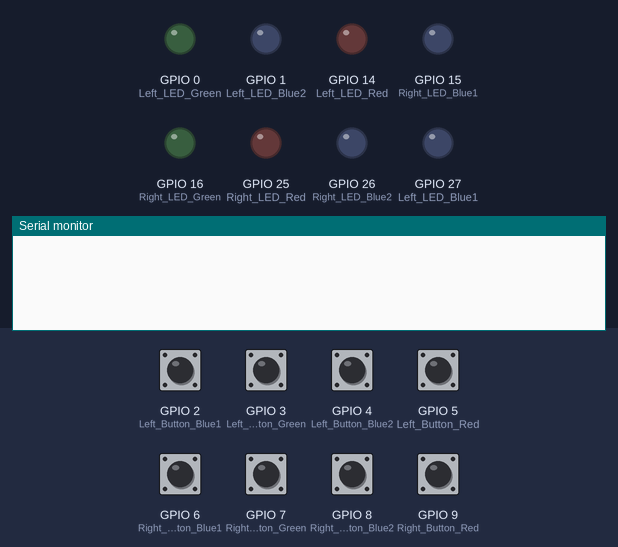
The sketch below on a simulated ESP32. Shown: output pins drawn as LEDs (lit = HIGH), the last lines printed to the serial monitor. Inputs (shaded band) come from the test bench; at power-on: GPIO 2 (Left_Button_Blue1) HIGH, GPIO 3 (Left_Button_Green), GPIO 4 (Left_Button_Blue2), GPIO 5 (Left_Button_Red), GPIO 6 (Right_Button_Blue1), GPIO 7 (Right_Button_Green), GPIO 8 (Right_Button_Blue2), GPIO 9 (Right_Button_Red) LOW.

Above: at 1.2 s.
1.3 s: GPIO 2 (Left_Button_Blue1) pulsed LOW 5 times (0.12 s each, 0.3 s apart)
At 3.7 s:
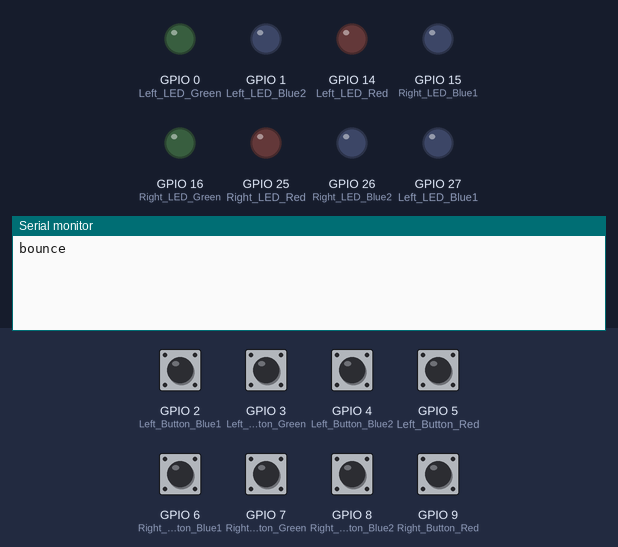
4.3 s: GPIO 2 (Left_Button_Blue1) pulsed LOW 2 times (0.12 s each, 0.3 s apart)
At 5.1 s:
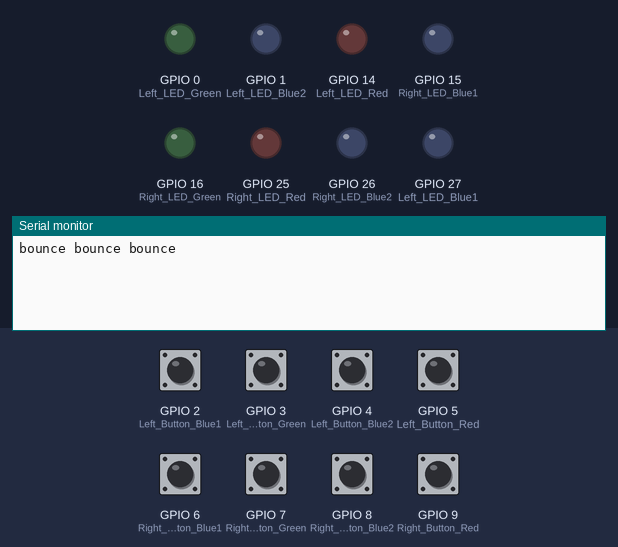

Measured:
- after the input at 1.3 s, the serial monitor: prints a new line after 1.2 s (image 1)
- after the input at 4.3 s, the serial monitor: prints a new line at once (image 2)

The sketch:

MidiControllerButtonSetupRev2.ino
```cpp
#include <Bounce.h>

// This code turns a led on/off through a debounced button
// Build the circuit indicated here: http://arduino.cc/en/Tutorial/Button

// define button pins : parameter # = pin number off schematic
#define Left_Button_Blue1 2
#define Left_Button_Blue2 4
#define Left_Button_Red 5
#define Left_Button_Green 3
#define Right_Button_Blue1 6
#define Right_Button_Blue2 8
#define Right_Button_Red 9
#define Right_Button_Green 7

// define led pins : parameter # = pin number off schematic
#define Left_LED_Blue1 27
#define Left_LED_Blue2 1
#define Left_LED_Red 14
#define Left_LED_Green 0
#define Right_LED_Blue1 15
#define Right_LED_Blue2 26
#define Right_LED_Red 25
#define Right_LED_Green 16

// Instantiate bounce objects : parameter 2 = bounce time in ms
Bounce Left_Button_Blue1_Object = Bounce (Left_Button_Blue1, 5);
Bounce Left_Button_Blue2_Object = Bounce (Left_Button_Blue2, 5);
Bounce Left_Button_Red_Object = Bounce (Left_Button_Red, 5);
Bounce Left_Button_Green_Object = Bounce (Left_Button_Green, 5);
Bounce Right_Button_Blue1_Object = Bounce (Right_Button_Blue1, 5);
Bounce Right_Button_Blue2_Object = Bounce (Right_Button_Blue2, 5);
Bounce Right_Button_Red_Object = Bounce (Right_Button_Red, 5);
Bounce Right_Button_Green_Object = Bounce (Right_Button_Green, 5);

void setup() {

  // Button setup based off defines
  pinMode(Left_Button_Blue1,INPUT_PULLUP);
  pinMode(Left_Button_Blue2,INPUT);
  pinMode(Left_Button_Red,INPUT);
  pinMode(Left_Button_Green,INPUT);
  pinMode(Right_Button_Blue1,INPUT);
  pinMode(Right_Button_Blue2,INPUT);
  pinMode(Right_Button_Red,INPUT);
  pinMode(Right_Button_Green,INPUT);

  // LED setup based off defines
  pinMode(Left_LED_Blue1, OUTPUT);
  pinMode(Left_LED_Blue2, OUTPUT);
  pinMode(Left_LED_Red, OUTPUT);
  pinMode(Left_LED_Green, OUTPUT);
  pinMode(Right_LED_Blue1, OUTPUT);
  pinMode(Right_LED_Blue2, OUTPUT);
  pinMode(Right_LED_Red, OUTPUT);
  pinMode(Right_LED_Green, OUTPUT);
}

void loop() {
 // Update the debouncer
  Left_Button_Blue1_Object.update ( );
  Left_Button_Blue2_Object.update ( );
  Left_Button_Red_Object.update ( );
  Left_Button_Green_Object.update ( );
  Right_Button_Blue1_Object.update ( );
  Right_Button_Blue2_Object.update ( );
  Right_Button_Red_Object.update ( );
  Right_Button_Green_Object.update ( );


 // Get the update value
//    int Left_Button_Blue1_State = Left_Button_Blue1_Object.read();
//    int Left_Button_Blue2_State = Left_Button_Blue2_Object.read();
//    int Left_Button_Red_State = Left_Button_Red_Object.read();
//    int Left_Button_Green_State = Left_Button_Green_Object.read();
//    int Right_Button_Blue1_State = Right_Button_Blue1_Object.read();
//    int Right_Button_Blue2_State = Right_Button_Blue2_Object.read();
//    int Right_Button_Red_State = Right_Button_Red_Object.read();
//    int Right_Button_Green_State = Right_Button_Green_Object.read();
//
 // Logic Section

  if (Left_Button_Blue1_Object.update()) {
    if (Left_Button_Blue1_Object.fallingEdge()) {
      Serial.print("bounce ");
   //  delay(2000);  // Delay output by 5ms
    }
  }


//
//
//   if ( Left_Button_Blue1_State == HIGH)
//      {
//      analogWrite(Left_LED_Blue1, 100);
//      }
//      else
//      {
//      analogWrite(Left_LED_Blue1, 0);
//      }
//


}
```
